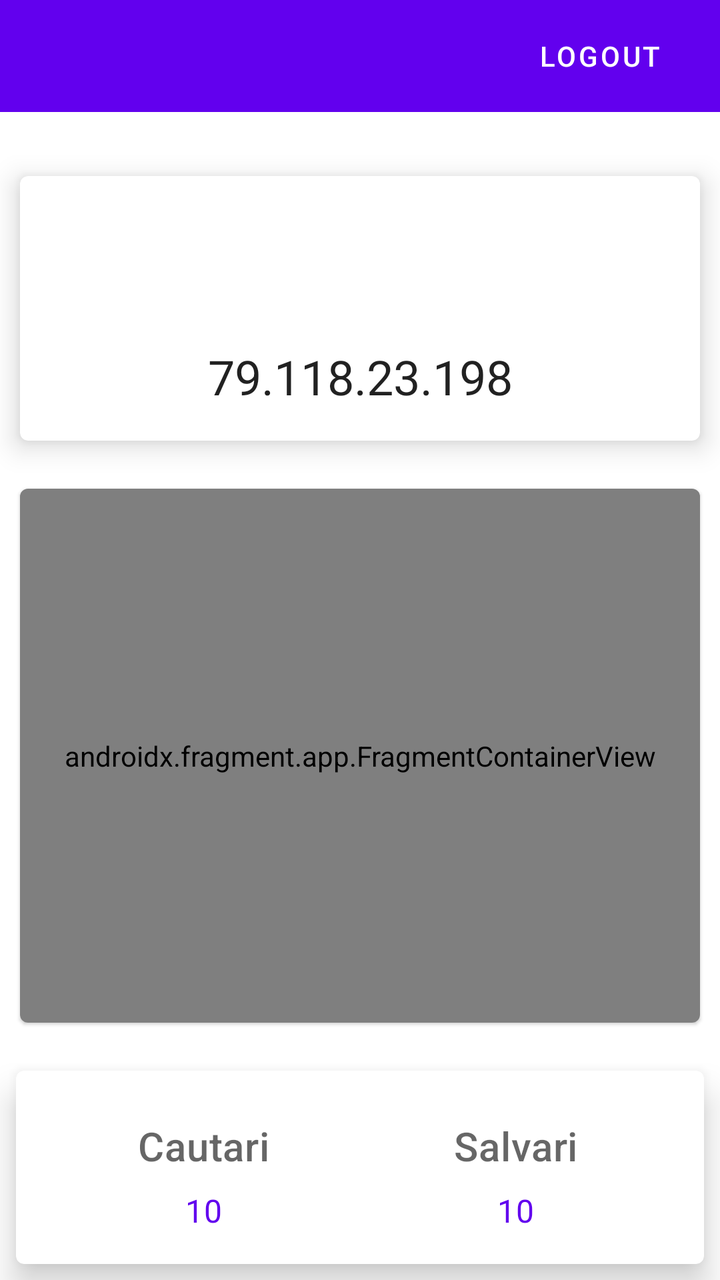
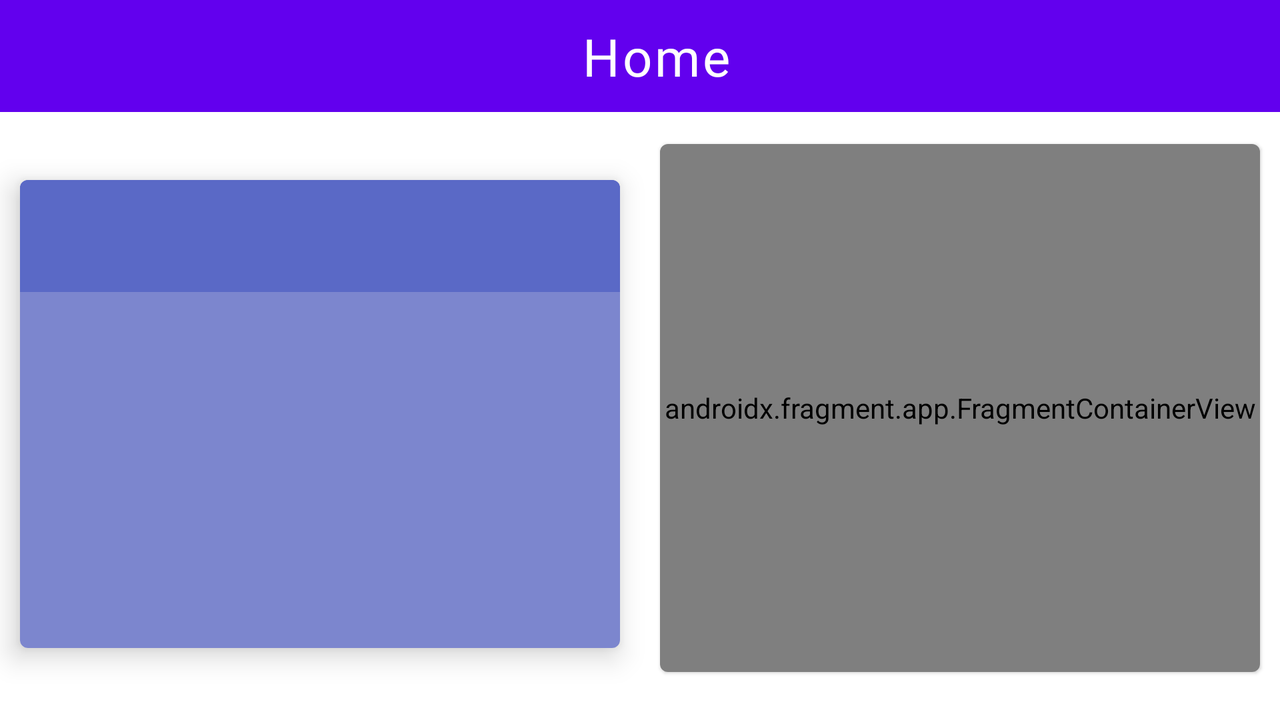

One screen, two layout resources from the same app: the default and the repository's alternative for another configuration. Each is rendered where Android would select it; the XML of both is given below.
<!-- AndroidManifest.xml: application theme Theme.IPFinder -->
<!-- res/layout/home_fragment.xml -->
<?xml version="1.0" encoding="utf-8"?>
<layout xmlns:android="http://schemas.android.com/apk/res/android"
    xmlns:app="http://schemas.android.com/apk/res-auto"
    xmlns:tools="http://schemas.android.com/tools">

    <data>
        <variable
            name="viewModel"
            type="com.catasoft.ip_finder.ui.home.HomeViewModel" />
    </data>

    <androidx.constraintlayout.widget.ConstraintLayout
        android:id="@+id/frameLayout2"
        android:layout_width="match_parent"
        android:layout_height="match_parent"
        tools:context=".ui.home.HomeFragment">

        <androidx.appcompat.widget.Toolbar
            android:id="@+id/toolbar"
            android:layout_width="match_parent"
            android:layout_height="0dp"
            app:layout_collapseMode="pin"
            app:layout_constraintEnd_toEndOf="parent"
            app:layout_constraintStart_toStartOf="parent"
            app:layout_constraintTop_toTopOf="parent"
            android:background="@color/design_default_color_primary"
            app:popupTheme="?attr/actionBarTheme">

            <androidx.constraintlayout.widget.ConstraintLayout
                android:layout_width="match_parent"
                android:layout_height="match_parent"
                tools:layout_editor_absoluteX="16dp"
                tools:layout_editor_absoluteY="24dp">

                <com.google.android.material.button.MaterialButton
                    android:id="@+id/btnLogout"
                    style="@style/Widget.MaterialComponents.Button.TextButton"
                    android:layout_width="wrap_content"
                    android:layout_height="0dp"
                    android:layout_marginEnd="16dp"
                    android:text="@string/logout"
                    android:textColor="@color/white"
                    app:layout_constraintBottom_toBottomOf="parent"
                    app:layout_constraintEnd_toEndOf="parent"
                    app:layout_constraintTop_toTopOf="parent" />

            </androidx.constraintlayout.widget.ConstraintLayout>


        </androidx.appcompat.widget.Toolbar>


        <com.google.android.material.card.MaterialCardView
            android:id="@+id/materialCardView2"
            android:layout_width="0dp"
            android:layout_height="wrap_content"
            android:layout_marginStart="10dp"
            android:layout_marginTop="32dp"
            android:layout_marginEnd="10dp"
            app:cardElevation="8dp"
            app:layout_constraintEnd_toEndOf="parent"
            app:layout_constraintHorizontal_bias="0.0"
            app:layout_constraintStart_toStartOf="parent"
            app:layout_constraintTop_toBottomOf="@+id/toolbar">

            <androidx.constraintlayout.widget.ConstraintLayout
                android:layout_width="match_parent"
                android:layout_height="match_parent"
                android:padding="16dp">

                <TextView
                    android:id="@+id/tvIp"
                    android:layout_width="wrap_content"
                    android:layout_height="wrap_content"
                    android:layout_marginTop="8dp"
                    android:text="79.118.23.198"
                    android:textAppearance="@style/TextAppearance.AppCompat.Headline"
                    app:layout_constraintBottom_toBottomOf="parent"
                    app:layout_constraintEnd_toEndOf="parent"
                    app:layout_constraintStart_toStartOf="parent"
                    app:layout_constraintTop_toBottomOf="@+id/tvUserName" />

                <TextView
                    android:id="@+id/tvUserName"
                    android:layout_width="wrap_content"
                    android:layout_height="wrap_content"
                    android:text="@{viewModel.liveCurrentUser.username}"
                    android:textAppearance="@style/TextAppearance.AppCompat.Display2"
                    app:layout_constraintEnd_toEndOf="parent"
                    app:layout_constraintStart_toStartOf="parent"
                    app:layout_constraintTop_toTopOf="parent" />
            </androidx.constraintlayout.widget.ConstraintLayout>

        </com.google.android.material.card.MaterialCardView>

        <com.google.android.material.card.MaterialCardView
            android:layout_width="0dp"
            android:layout_height="0dp"
            android:layout_marginStart="10dp"
            android:layout_marginTop="24dp"
            android:layout_marginEnd="10dp"
            android:layout_marginBottom="24dp"
            app:layout_constraintBottom_toTopOf="@+id/materialCardView"
            app:layout_constraintEnd_toEndOf="parent"
            app:layout_constraintHorizontal_bias="0.0"
            app:layout_constraintStart_toStartOf="parent"
            app:layout_constraintTop_toBottomOf="@+id/materialCardView2"
            app:layout_constraintVertical_bias="0.0">


            <androidx.fragment.app.FragmentContainerView
                android:id="@+id/map"
                android:name="com.google.android.gms.maps.SupportMapFragment"
                android:layout_width="match_parent"
                android:layout_height="match_parent"
                tools:context="com.example.mapwithmarker.MapsMarkerActivity" />

        </com.google.android.material.card.MaterialCardView>

        <com.google.android.material.card.MaterialCardView
            android:id="@+id/materialCardView"
            android:layout_width="match_parent"
            android:layout_height="wrap_content"
            android:layout_margin="8dp"
            android:layout_marginBottom="16dp"
            app:cardElevation="10dp"
            app:layout_constraintBottom_toBottomOf="parent"
            app:layout_constraintEnd_toEndOf="parent"
            app:layout_constraintHorizontal_bias="0.0"
            app:layout_constraintStart_toStartOf="parent">

            <LinearLayout
                android:id="@+id/linearLayout2"
                android:layout_width="match_parent"
                android:layout_height="match_parent"
                android:baselineAligned="false"
                android:orientation="horizontal"
                android:padding="16dp">

                
                <LinearLayout
                    android:layout_width="match_parent"
                    android:layout_height="wrap_content"
                    android:layout_weight="1"
                    android:gravity="center"
                    android:orientation="vertical">

                    <TextView
                        android:layout_width="wrap_content"
                        android:layout_height="wrap_content"
                        android:layout_marginTop="8dp"
                        android:text="@string/cautari"
                        android:textAppearance="?attr/textAppearanceHeadline6"
                        android:textColor="?android:attr/textColorSecondary" />

                    <TextView
                        android:id="@+id/tvPostsCount"
                        android:layout_width="wrap_content"
                        android:layout_height="wrap_content"
                        android:layout_marginTop="8dp"
                        android:text="10"
                        android:textAppearance="?attr/textAppearanceBody1"
                        android:textColor="@color/design_default_color_primary" />

                </LinearLayout>

                <LinearLayout
                    android:layout_width="match_parent"
                    android:layout_height="wrap_content"
                    android:layout_weight="1"
                    android:gravity="center"
                    android:orientation="vertical">

                    <TextView
                        android:layout_width="wrap_content"
                        android:layout_height="wrap_content"
                        android:layout_marginTop="8dp"
                        android:text="@string/salvari"
                        android:textAppearance="?attr/textAppearanceHeadline6"
                        android:textColor="?android:attr/textColorSecondary" />

                    <TextView
                        android:id="@+id/tvFollowersCount"
                        android:layout_width="wrap_content"
                        android:layout_height="wrap_content"
                        android:layout_marginTop="8dp"
                        android:text="10"
                        android:textAppearance="?attr/textAppearanceBody1"
                        android:textColor="@color/design_default_color_primary" />

                </LinearLayout>

            </LinearLayout>

        </com.google.android.material.card.MaterialCardView>



    </androidx.constraintlayout.widget.ConstraintLayout>
</layout>
<!-- resources referenced by this layout -->
<resources>
  <color name="white">#FFFFFFFF</color>
  <string name="cautari">Cautari</string>
  <string name="logout">Logout</string>
  <string name="salvari">Salvari</string>
  <style name="Theme.IPFinder" parent="Theme.MaterialComponents.DayNight.NoActionBar">
          
          <item name="colorPrimary">@color/purple_500</item>
          <item name="colorPrimaryVariant">@color/purple_700</item>
          <item name="colorOnPrimary">@color/white</item>
          
          <item name="colorSecondary">@color/teal_200</item>
          <item name="colorSecondaryVariant">@color/teal_700</item>
          <item name="colorOnSecondary">@color/black</item>
          
          <item name="android:statusBarColor" tools:targetApi="l">?attr/colorPrimaryVariant</item>
          
      </style>
  <color name="purple_500">#FF6200EE</color>
  <color name="purple_700">#FF3700B3</color>
  <color name="teal_200">#FF03DAC5</color>
  <color name="teal_700">#FF018786</color>
  <color name="black">#FF000000</color>
</resources>
<!-- res/layout-land/home_fragment.xml (the repository's variant of the layout above) -->
<!-- drawn on the phone turned sideways -->
<?xml version="1.0" encoding="utf-8"?>
<layout xmlns:android="http://schemas.android.com/apk/res/android"
    xmlns:app="http://schemas.android.com/apk/res-auto"
    xmlns:tools="http://schemas.android.com/tools">

    <data>
        <variable
            name="viewModel"
            type="com.catasoft.ip_finder.ui.main.home.HomeViewModel" />
    </data>

    <androidx.constraintlayout.widget.ConstraintLayout
        android:id="@+id/frameLayout2"
        android:layout_width="match_parent"
        android:layout_height="match_parent"
        tools:context=".ui.main.home.HomeFragment">

        <androidx.appcompat.widget.Toolbar
            android:id="@+id/toolbar"
            android:layout_width="match_parent"
            android:layout_height="0dp"
            app:layout_collapseMode="pin"
            app:layout_constraintEnd_toEndOf="parent"
            app:layout_constraintStart_toStartOf="parent"
            app:layout_constraintTop_toTopOf="parent"
            android:background="@color/design_default_color_primary"
            app:popupTheme="?attr/actionBarTheme">

            <androidx.constraintlayout.widget.ConstraintLayout
                android:layout_width="match_parent"
                android:layout_height="match_parent"
                tools:layout_editor_absoluteX="16dp"
                tools:layout_editor_absoluteY="24dp">

                <TextView
                    android:id="@+id/textView3"
                    android:layout_width="wrap_content"
                    android:layout_height="wrap_content"
                    android:fontFamily="@font/montserrat_bold"
                    android:letterSpacing="0.05"
                    android:text="Home"
                    android:textColor="@color/white"
                    android:textSize="26sp"
                    app:layout_constraintBottom_toBottomOf="parent"
                    app:layout_constraintEnd_toEndOf="parent"
                    app:layout_constraintStart_toStartOf="parent"
                    app:layout_constraintTop_toTopOf="parent" />

                <ImageView
                    android:id="@+id/btnLogout"
                    android:layout_width="36dp"
                    android:layout_height="36dp"
                    android:layout_marginEnd="8dp"
                    app:layout_constraintBottom_toBottomOf="parent"
                    app:layout_constraintEnd_toEndOf="parent"
                    app:layout_constraintTop_toTopOf="parent"
                    app:srcCompat="@drawable/outline_logout_24"
                    app:tint="@color/white" />


            </androidx.constraintlayout.widget.ConstraintLayout>


        </androidx.appcompat.widget.Toolbar>


        <com.google.android.material.card.MaterialCardView
            android:id="@+id/materialCardView2"
            android:layout_width="0dp"
            android:layout_height="0dp"
            android:layout_marginStart="10dp"
            android:layout_marginEnd="10dp"
            app:cardElevation="8dp"
            app:layout_constraintBottom_toTopOf="@+id/guideline4"
            app:layout_constraintEnd_toStartOf="@+id/guideline5"
            app:layout_constraintStart_toStartOf="parent"
            app:layout_constraintTop_toTopOf="@+id/guideline3">

            <androidx.constraintlayout.widget.ConstraintLayout
                android:layout_width="match_parent"
                android:layout_height="match_parent"
                android:background="@color/secondary_blue">

                
                <androidx.constraintlayout.widget.ConstraintLayout
                    android:id="@+id/constraintLayout"
                    android:layout_width="0dp"
                    android:layout_height="56dp"
                    android:background="@color/primary_blue"
                    app:layout_constraintBottom_toBottomOf="parent"
                    app:layout_constraintEnd_toEndOf="parent"
                    app:layout_constraintStart_toStartOf="parent"
                    app:layout_constraintTop_toTopOf="parent"
                    app:layout_constraintVertical_bias="0.0">

                    <ImageView
                        android:id="@+id/imageView"
                        android:layout_width="48dp"
                        android:layout_height="48dp"
                        android:layout_marginStart="16dp"
                        android:layout_marginTop="16dp"
                        android:layout_marginEnd="16dp"
                        android:layout_marginBottom="16dp"
                        android:scaleType="fitCenter"
                        app:layout_constraintBottom_toBottomOf="parent"
                        app:layout_constraintEnd_toEndOf="parent"
                        app:layout_constraintStart_toStartOf="parent"
                        app:layout_constraintTop_toTopOf="parent"
                        app:srcCompat="@drawable/ic_home_24px"
                        app:tint="@color/white" />
                </androidx.constraintlayout.widget.ConstraintLayout>

                <androidx.constraintlayout.widget.ConstraintLayout
                    android:id="@+id/layoutNumeIp"
                    android:layout_width="wrap_content"
                    android:layout_height="wrap_content"
                    android:padding="8dp"
                    app:layout_constraintBottom_toBottomOf="parent"
                    app:layout_constraintEnd_toEndOf="parent"
                    app:layout_constraintStart_toStartOf="parent"
                    app:layout_constraintTop_toBottomOf="@+id/constraintLayout">

                    <TextView
                        android:id="@+id/tvUserName"
                        android:layout_width="wrap_content"
                        android:layout_height="wrap_content"
                        android:layout_marginBottom="8dp"
                        android:fontFamily="@font/montserrat"
                        android:text="@{viewModel.liveCurrentUser.username}"
                        android:textAppearance="@style/TextAppearance.AppCompat.Display1"
                        android:textColor="@color/white"
                        android:textSize="26sp"
                        app:layout_constraintBottom_toTopOf="@+id/tvIp"
                        app:layout_constraintEnd_toEndOf="parent"
                        app:layout_constraintHorizontal_bias="0.6"
                        app:layout_constraintStart_toStartOf="parent"
                        app:layout_constraintTop_toTopOf="parent" />

                    <TextView
                        android:id="@+id/tvIp"
                        android:layout_width="wrap_content"
                        android:layout_height="wrap_content"
                        android:fontFamily="@font/montserrat"
                        android:text="@{viewModel.liveCurrentUser.ip}"
                        android:textAppearance="@style/TextAppearance.AppCompat.Headline"
                        android:textColor="@color/white"
                        app:layout_constraintBottom_toBottomOf="parent"
                        app:layout_constraintEnd_toEndOf="parent"
                        app:layout_constraintStart_toStartOf="parent"
                        app:layout_constraintTop_toBottomOf="@id/tvUserName" />

                </androidx.constraintlayout.widget.ConstraintLayout>

                
            </androidx.constraintlayout.widget.ConstraintLayout>

        </com.google.android.material.card.MaterialCardView>

        <com.google.android.material.card.MaterialCardView
            android:id="@+id/materialCardView"
            android:layout_width="0dp"
            android:layout_height="0dp"
            android:layout_marginStart="10dp"
            android:layout_marginTop="16dp"
            android:layout_marginEnd="10dp"
            android:layout_marginBottom="24dp"
            app:layout_constraintBottom_toBottomOf="parent"
            app:layout_constraintEnd_toEndOf="parent"
            app:layout_constraintStart_toStartOf="@+id/guideline5"
            app:layout_constraintTop_toBottomOf="@+id/toolbar">


            <androidx.fragment.app.FragmentContainerView
                android:id="@+id/map"
                android:name="com.google.android.gms.maps.SupportMapFragment"
                android:layout_width="match_parent"
                android:layout_height="match_parent"
                tools:context="com.example.mapwithmarker.MapsMarkerActivity" />

        </com.google.android.material.card.MaterialCardView>

        <androidx.constraintlayout.widget.Guideline
            android:id="@+id/guideline3"
            android:layout_width="wrap_content"
            android:layout_height="wrap_content"
            android:orientation="horizontal"
            app:layout_constraintGuide_percent="0.25" />

        <androidx.constraintlayout.widget.Guideline
            android:id="@+id/guideline4"
            android:layout_width="wrap_content"
            android:layout_height="wrap_content"
            android:orientation="horizontal"
            app:layout_constraintGuide_percent="0.90" />

        <androidx.constraintlayout.widget.Guideline
            android:id="@+id/guideline5"
            android:layout_width="wrap_content"
            android:layout_height="wrap_content"
            android:orientation="vertical"
            app:layout_constraintGuide_percent="0.5" />


    </androidx.constraintlayout.widget.ConstraintLayout>
</layout>
<!-- resources referenced by the variant -->
<!-- as the phone turned sideways resolves them -->
<resources>
  <color name="primary_blue">#5A69C6</color>
  <color name="secondary_blue">#7C86CE</color>
  <color name="white">#FFFFFFFF</color>
  <style name="Theme.IPFinder" parent="Theme.MaterialComponents.DayNight.NoActionBar">
          
          <item name="colorPrimary">@color/purple_500</item>
          <item name="colorPrimaryVariant">@color/purple_700</item>
          <item name="colorOnPrimary">@color/white</item>
          
          <item name="colorSecondary">@color/teal_200</item>
          <item name="colorSecondaryVariant">@color/teal_700</item>
          <item name="colorOnSecondary">@color/black</item>
          
          <item name="android:statusBarColor" tools:targetApi="l">?attr/colorPrimaryVariant</item>
          
      </style>
  <color name="purple_500">#FF6200EE</color>
  <color name="purple_700">#FF3700B3</color>
  <color name="teal_200">#FF03DAC5</color>
  <color name="teal_700">#FF018786</color>
  <color name="black">#FF000000</color>
</resources>
